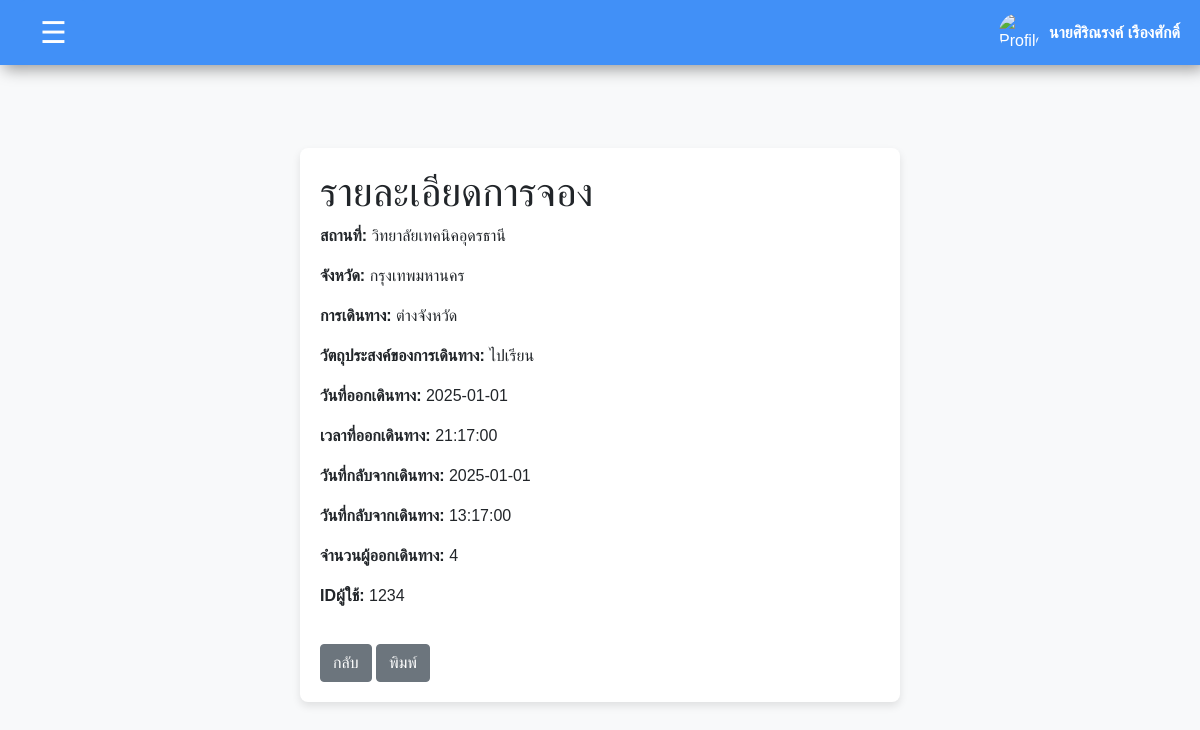
/user/request_details.php?request_id=UDTC20240101001 (signed in), run on the app's committed database.
### tables this page shows
CREATE TABLE `requests` (
  `request_id` varchar(20) NOT NULL,
  `destination` varchar(255) DEFAULT NULL,
  `province` varchar(100) DEFAULT NULL,
  `travel_type` enum('ในจังหวัด','ต่างจังหวัด') DEFAULT NULL,
  `purpose` varchar(255) DEFAULT NULL,
  `departure_date` date DEFAULT NULL,
  `departure_time` time DEFAULT NULL,
  `return_date` date DEFAULT NULL,
  `return_time` time DEFAULT NULL,
  `passengers` int(11) DEFAULT NULL,
  `request_date` datetime DEFAULT NULL,
  `status` enum('รออนุมัติ','อนุมัติ','ปฏิเสธ','ยกเลิก') DEFAULT 'รออนุมัติ',
  `user_id` varchar(255) DEFAULT NULL
);

### user/request_details.php (the view, shortened to what this page needs)
<?php
require('header.php');
$request_id = mysqli_real_escape_string($connect, $_GET['request_id']);
$sql = "SELECT requests.request_id,
                requests.user_id,
                users.fullname,
                users.position,
                requests.destination,
                requests.province,
                requests.departure_date,
                requests.departure_time,
                requests.return_date,
                requests.return_time,
                requests.status,
                requests.travel_type,
                requests.purpose,
                requests.passengers
        FROM requests
        JOIN users ON requests.user_id = users.user_id
        WHERE requests.request_id = '$request_id'";
$result = mysqli_query($connect, $sql);
$request = mysqli_fetch_assoc($result);
?>
<!DOCTYPE html>
<html lang="en">
<head>
    <link rel="stylesheet" href="../css/bootstrap.css">
</head>
<body>
<div class="container-wrapper">
<div class="container">
    <h1>รายละเอียดการจอง</h1>
    <p><strong>สถานที่:</strong> <?php echo htmlspecialchars($request['destination']); ?></p>
    <p><strong>จังหวัด:</strong> <?php echo htmlspecialchars($request['province']); ?></p>
    <p><strong>การเดินทาง:</strong> <?php echo htmlspecialchars($request['travel_type']); ?></p>
    <p><strong>วัตถุประสงค์ของการเดินทาง:</strong> <?php echo htmlspecialchars($request['purpose']); ?></p>
    <p><strong>วันที่ออกเดินทาง:</strong> <?php echo htmlspecialchars($request['departure_date']); ?></p>
    <p><strong>เวลาที่ออกเดินทาง:</strong> <?php echo htmlspecialchars($request['departure_time']); ?></p>
    <p><strong>วันที่กลับจากเดินทาง:</strong> <?php echo htmlspecialchars($request['return_date']); ?></p>
    <p><strong>วันที่กลับจากเดินทาง:</strong> <?php echo htmlspecialchars($request['return_time']); ?></p>
    <p><strong>จำนวนผู้ออกเดินทาง:</strong> <?php echo htmlspecialchars($request['passengers']); ?></p>
    <p><strong>IDผู้ใช้:</strong> <?php echo htmlspecialchars($request['user_id']); ?></p>
    <a href="javascript:history.back()" class="btn btn-secondary">กลับ</a>
    <a href="javascript:history.back()" class="btn btn-secondary">พิมพ์</a>
</div>
</div>
</body>
</html>

### user/header.php (style rules this page uses)
body { font-family: Arial, sans-serif; margin: 0; padding: 0; background-color: #f5f5f5; }

### user/request_details.php (style rules this page uses)
body { margin: 0; background-color: #f8f9fa; font-family: Arial, sans-serif; }
.container-wrapper { display: flex; justify-content: center; align-items: center; min-height: calc(100vh - 80px); padding: 20px; }
.container { width: 100%; max-width: 600px; padding: 20px; box-shadow: 0 4px 8px rgba(0.1, 0.1, 0.1, 0.1); background-color: #ffff; border-radius: 8px; text-align: left; }
.btn-secondary { margin-top: 20px; }

### data on the page
requests: destination "วิทยาลัยเทคนิคอุดรธานี", province "กรุงเทพมหานคร", travel_type "ต่างจังหวัด", purpose "ไปเรียน", departure_date "2025-01-01", departure_time "21:17:00", return_date "2025-01-01", return_time "13:17:00", passengers "4", user "1234"

### other printed values
$_SESSION['fullname'] "นายศิริณรงค์ เรืองศักดิ์"
